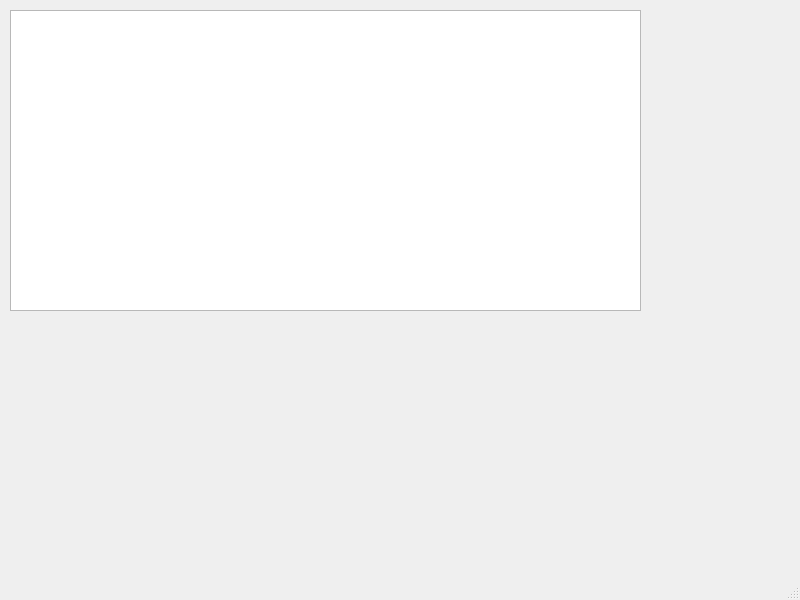
<?xml version="1.0" encoding="UTF-8"?>
<ui version="4.0">
 <class>MainWindow</class>
 <widget class="QMainWindow" name="MainWindow">
  <property name="geometry">
   <rect>
    <x>0</x>
    <y>0</y>
    <width>800</width>
    <height>600</height>
   </rect>
  </property>
  <property name="windowTitle">
   <string>MainWindow</string>
  </property>
  <widget class="QWidget" name="centralwidget">
   <widget class="PlotSocket" name="graphicsView">
    <property name="geometry">
     <rect>
      <x>10</x>
      <y>10</y>
      <width>631</width>
      <height>301</height>
     </rect>
    </property>
   </widget>
  </widget>
  <widget class="QMenuBar" name="menubar">
   <property name="geometry">
    <rect>
     <x>0</x>
     <y>0</y>
     <width>800</width>
     <height>26</height>
    </rect>
   </property>
  </widget>
  <widget class="QStatusBar" name="statusbar"/>
 </widget>
 <customwidgets>
  <customwidget>
   <class>PlotSocket</class>
   <extends>QGraphicsView</extends>
   <header>pyqtgraph</header>
  </customwidget>
 </customwidgets>
 <resources/>
 <connections/>
</ui>
